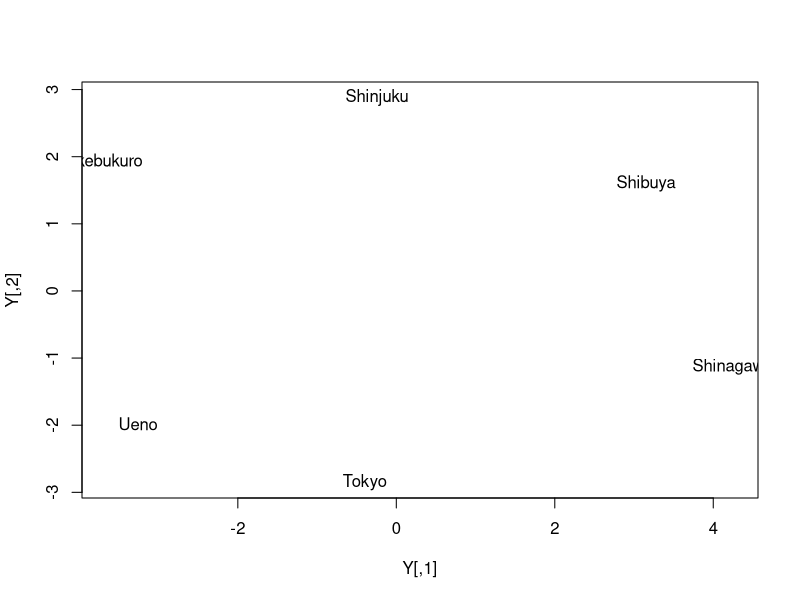

The R source for this figure:
reil11 <- read.table('data/1syo/rei11.csv', header = T, sep = ',', na.strings = 'NA')

reil1m <- reil11[, -1]
reil1m
gyo <- numeric(6)
for(i in 1:6){
  gyo[i] = 0
  for(j in 1:6){
    gyo[i] = gyo[i] + reil1m[i, j]^2/6
  }
}


#retsu

retu <- numeric(6)
for(j in 1:6){
  retu[j] = 0
  for(i in 1:6){
    retu[j] = retu[j] + reil1m[i,j]^2/6
  }
}

retu
T <- 0
for (i in 1:6){
  for (j in 1:6){
    T = T + reil1m[i,j]^2/36
  }
}

B <- matrix(0, 6, 6)

for (i in 1:6){
  for (j in 1:6){
    if (i == j) B[i,j]= 0 else B[i,j]=(retu[j]+gyo[i]- T - reil1m[i, j]^2)/2
  }
}

B
eigen(B)

w1 = eigen(B)$vectors[,1]
w2 = eigen(B)$vectors[,2]
lam1 = eigen(B)$values[1]
lam2 = eigen(B)$values[2]

X = cbind(w1, w2)
X
D = matrix(c(sqrt(lam1), 0, 0, sqrt(lam2)),2)
D
Y= X%*%D
Y
rownames(Y)= c('Tokyo', 'Ueno', 'Ikebukuro', 'Shinjuku', 'Shibuya', 'Shinagawa')
Y

plot(Y, type = 'n')
text(Y, rownames(Y))
